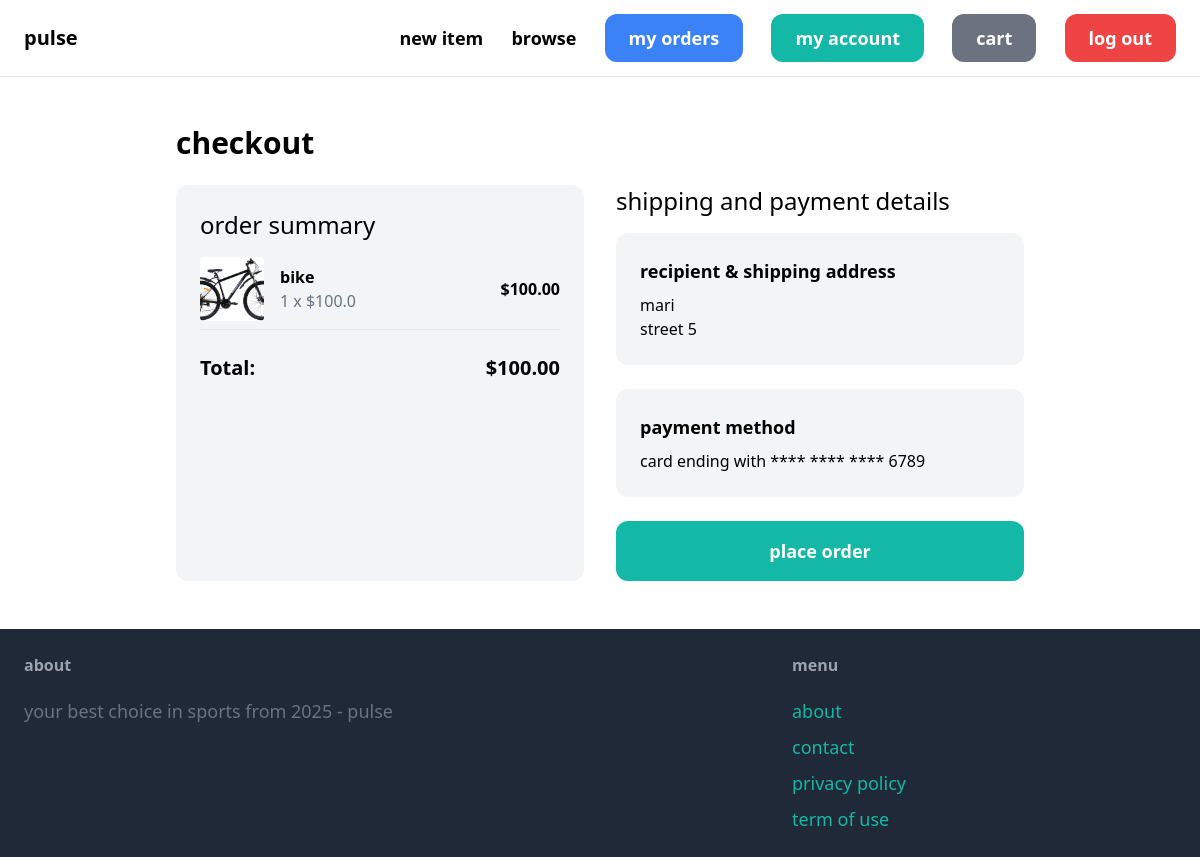
Before: /checkout/ (signed in) with the older database file.
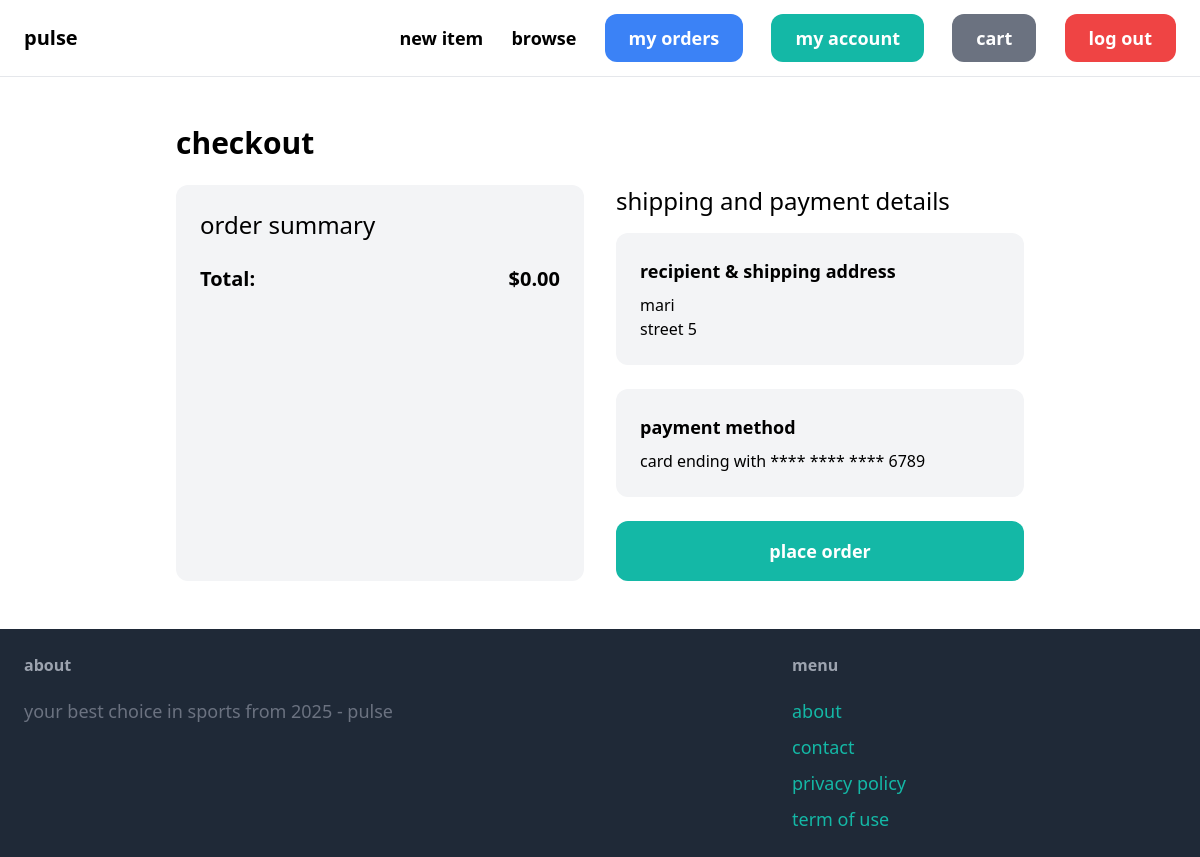
After: the same page with the newer database file.
### item/models.py (models this page shows, shortened)
class CartItem(models.Model):
    cart = models.ForeignKey(Cart, related_name='items', on_delete=models.CASCADE)
    item = models.ForeignKey(Item, related_name='cart_items', on_delete=models.CASCADE)
    quantity = models.PositiveIntegerField(default=1)
    added_at = models.DateTimeField(auto_now_add=True)
    @property
    def total_price(self):
        return self.item.price * self.quantity

class Item(models.Model):
    category = models.ForeignKey(Category, related_name='items', on_delete=models.CASCADE)
    name = models.CharField(max_length=255)
    description = models.TextField(blank=True, null=True)
    price = models.FloatField()
    image = models.ImageField(upload_to='item_images', blank=True, null=True)
    is_sold = models.BooleanField(default=False)
    created_by = models.ForeignKey(User, related_name='items', on_delete=models.CASCADE)
    created_at = models.DateField(auto_now_add=True)
    is_available = models.BooleanField(default=True)

class Cart(models.Model):
    user = models.ForeignKey(User, related_name='carts', on_delete=models.CASCADE)
    created_at = models.DateTimeField(auto_now_add=True)
    is_active = models.BooleanField(default=True)
    class Meta:
        constraints = [
            models.UniqueConstraint(
                fields=['user'],
                condition=models.Q(is_active=True),
                name='unique_active_cart_per_user'
            )
        ]
    @property
    def total_price(self):
        return sum(item.total_price for item in self.items.all())

### core/views.py (the view, shortened to what this page needs)
# urls.py: path('checkout/', views.checkout, name='checkout'),
@login_required
def checkout(request):
    cart = get_object_or_404(Cart, user=request.user, is_active=True)
    return render(request, 'core/checkout.html', {
        'cart': cart,
        'profile': request.user.profile
    })

### core/templates/core/checkout.html (shortened to what this page needs)
{% extends 'core/base.html' %}
{% block content %}
<div class="max-w-4xl mx-auto p-6">
    <h1 class="mb-6 text-3xl font-bold">checkout</h1>
    <div class="grid grid-cols-2 gap-8">
        <div class="bg-gray-100 p-6 rounded-xl">
            <h2 class="text-2xl mb-4">order summary</h2>
            <div class="space-y-4 mb-6">
                {% for item in cart.items.all %}
                <div class="flex justify-between items-center border-b pb-2">
                    <div class="flex items-center">
                        <img src="{{ item.item.image.url }}" class="w-16 h-16 object-cover rounded mr-4">
                        <div>
                            <h3 class="font-semibold">{{ item.item.name }}</h3>
                            <p class="text-gray-500">{{ item.quantity }} x ${{ item.item.price }}</p>
                        </div>
                    </div>
                    <p class="font-semibold">${{ item.total_price|floatformat:2 }}</p>
                </div>
                {% endfor %}
            </div>
            <div class="flex justify-between text-xl font-bold">
                <span>Total:</span>
                <span>${{ cart.total_price|floatformat:2 }}</span>
            </div>
        </div>
        <div>
            <h2 class="text-2xl mb-4">shipping and payment details</h2>
            <div class="bg-gray-100 p-6 rounded-xl mb-6">
                <h3 class="font-semibold text-lg mb-2">recipient & shipping address</h3>
                <p>{{ profile.full_name }}</p>
                <p>{{ profile.address }}</p>
            </div>
            <div class="bg-gray-100 p-6 rounded-xl">
                <h3 class="font-semibold text-lg mb-2">payment method</h3>
                <p>card ending with **** **** **** {{ profile.card_number|slice:"-4:" }}</p>
            </div>
            <form method="post" class="mt-6">
                <button type="submit" class="w-full py-4 px-6 text-lg font-semibold bg-teal-500 text-white rounded-xl hover:bg-teal-700">place order</button>
            </form>
        </div>
    </div>
</div>
{% endblock %}

Changed rows visible on the page:
no longer on this page (row unchanged): CartItem: item.image (picture), item.name "bike", quantity "1", item.price "100.0", total_price "100.00"
no longer on this page (row edited): Cart: total_price "100.00"
added Cart: total_price "0.00"
